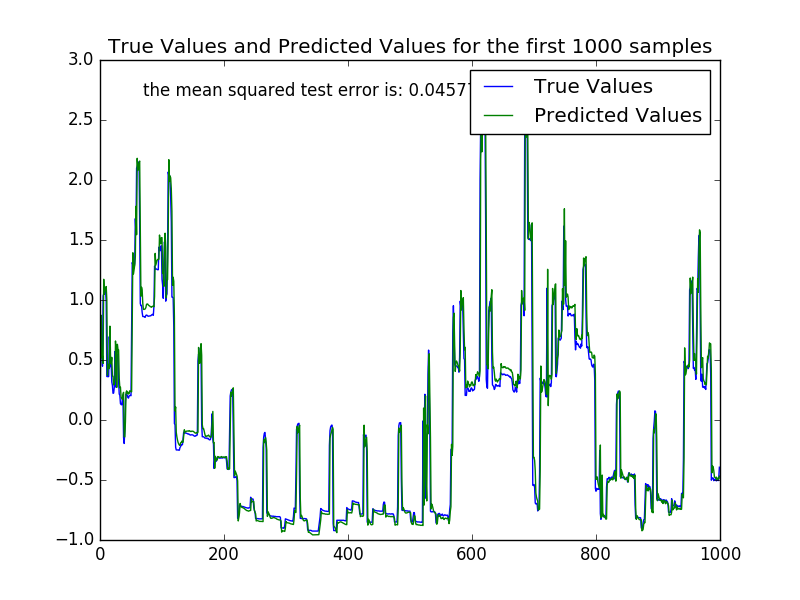

Write Python code to recreate this figure.
import matplotlib.pyplot as plt
import numpy as np
import time
import csv
from keras.layers.core import Dense, Activation, Dropout
from keras.layers.recurrent import LSTM
from keras.models import Sequential
np.random.seed(1234)


def data_power_consumption(path_to_dataset,
                           sequence_length=50,
                           ratio=1.0):

    max_values = ratio * 2049280

    with open(path_to_dataset) as f:
        data = csv.reader(f, delimiter=";")
        power = []
        nb_of_values = 0
        for line in data:
            try:
                power.append(float(line[2]))
                nb_of_values += 1
            except ValueError:
                pass
            # 2049280.0 is the total number of valid values, i.e. ratio = 1.0
            if nb_of_values >= max_values:
                break

    print "Data loaded from csv. Formatting..."

    result = []
    for index in range(len(power) - sequence_length):
        result.append(power[index: index + sequence_length])
    result = np.array(result)  # shape (2049230, 50)

    result_mean = result.mean()
    result -= result_mean
    print "Shift : ", result_mean
    print "Data  : ", result.shape

    row = round(0.9 * result.shape[0])
    train = result[:row, :]
    np.random.shuffle(train)
    X_train = train[:, :-1]
    y_train = train[:, -1]
    X_test = result[row:, :-1]
    y_test = result[row:, -1]

    X_train = np.reshape(X_train, (X_train.shape[0], X_train.shape[1], 1))
    X_test = np.reshape(X_test, (X_test.shape[0], X_test.shape[1], 1))

    return [X_train, y_train, X_test, y_test]


def build_model():
    model = Sequential()
    layers = [1, 50, 100, 1]

    model.add(LSTM(
        input_dim=layers[0],
        output_dim=layers[1],
        return_sequences=True))
    model.add(Dropout(0.2))

    model.add(LSTM(
        layers[2],
        return_sequences=False))
    model.add(Dropout(0.2))

    model.add(Dense(
        output_dim=layers[3]))
    model.add(Activation("linear"))

    start = time.time()
    model.compile(loss="mse", optimizer="rmsprop")
    print "Compilation Time : ", time.time() - start
    return model


def run_network(model=None, data=None):
    global_start_time = time.time()
    epochs = 1
    ratio = 1
    sequence_length = 50
    path_to_dataset = '../../data/house/household_power_consumption.txt'

    if data is None:
        print 'Loading data... '
        X_train, y_train, X_test, y_test = data_power_consumption(
            path_to_dataset, sequence_length, ratio)
    else:
        X_train, y_train, X_test, y_test = data

    print '\nData Loaded. Compiling...\n'

    if model is None:
        model = build_model()

    try:
        model.fit(
            X_train, y_train,
            batch_size=512, nb_epoch=epochs, validation_split=0.05)
        predicted = model.predict(X_test)
        predicted = np.reshape(predicted, (predicted.size,))
    except KeyboardInterrupt:
        print 'Training duration (s) : ', time.time() - global_start_time
        return model, y_test, 0

    # try:
    #     fig = plt.figure()
    #     ax = fig.add_subplot(111)
    #     ax.plot(y_test[:100, 0])
    #     plt.plot(predicted[:100, 0])
    #     plt.show()
    except Exception as e:
        print str(e)
    print 'Training duration (s) : ', time.time() - global_start_time

    return model, y_test, predicted

if __name__ == '__main__':
   model, y_test, predicted = run_network()
   fig1 = plt.figure()
   plt.plot(y_test[:1000], label = "True Values")
   plt.plot(predicted[:1000], label = "Predicted Values")
   plt.legend()
   plt.title("True Values and Predicted Values for the first 1000 samples")
   MSE = np.mean(np.square(y_test-predicted))
   plt.xlim([0, 1000])
   plt.text(70, 2.7, "the mean squared test error is: " + str(MSE))
   print "the mean squared test error is: ", MSE
   plt.show()
   fig1.savefig("LSTM")